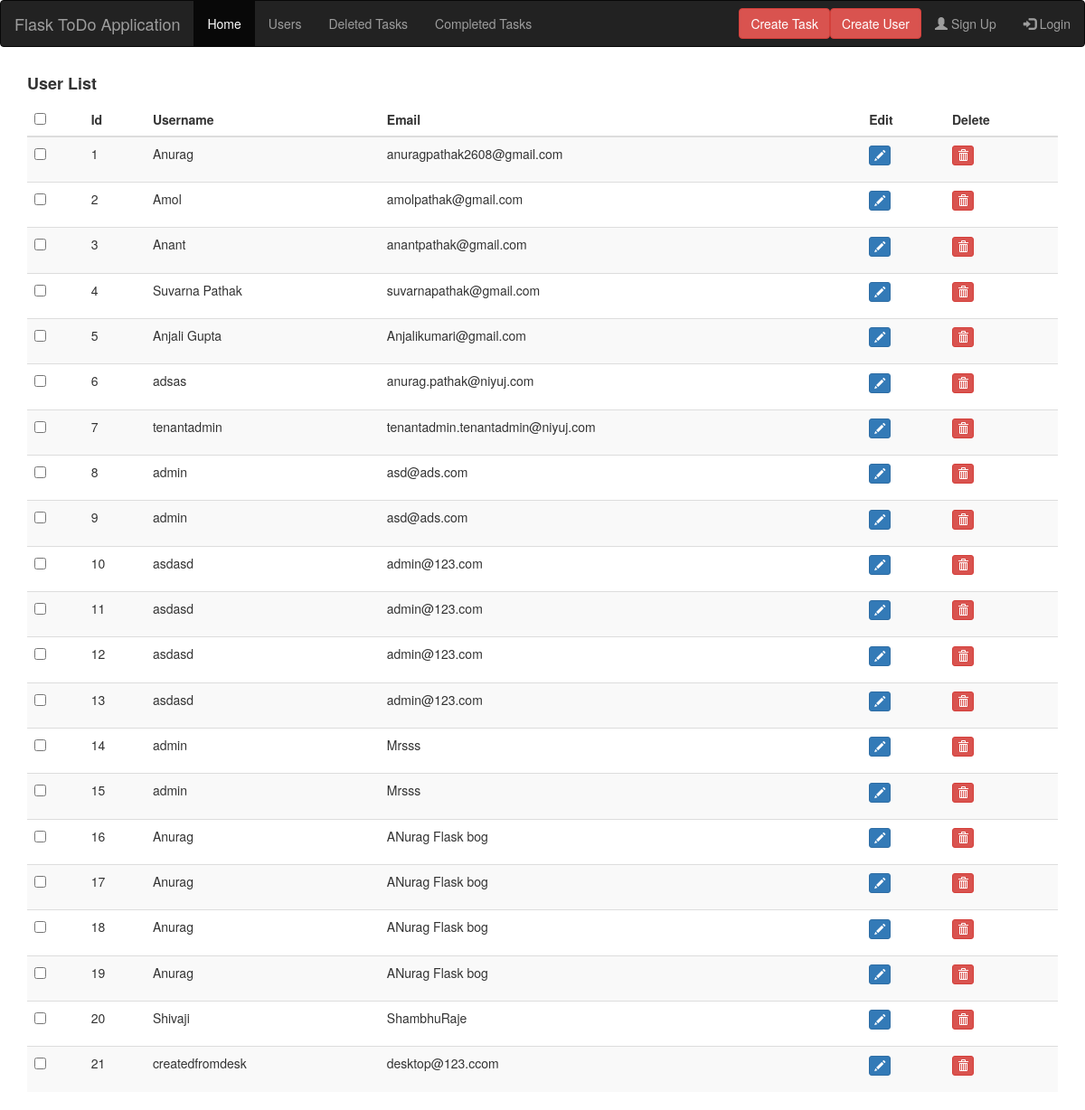
Screenshot of /users with the database file from the repository.
### models.py (models this page shows, shortened)
class Users(Base):
    __tablename__ = "users"
    uid = Column("uid", Integer, nullable=False, primary_key=True, autoincrement=True)
    uname = Column("uname", String(30), nullable=False)
    uemail = Column("uemail", String(50))
    def serialize(self):
        return {
            "id": self.uid,
            "name": self.uname,
            "email": self.uemail
        }

### app.py (the view)
@app.route("/users")
def get_all_users():
    get_all_user_object = db_session.query(Users).all()
    if get_all_user_object == []:
        return '<h1>no user found</h1>'
    all_users_list = []
    for users in get_all_user_object:
        all_users_list.append(users.serialize())
    return render_template('users.html', title='Users', all_users_list=all_users_list)

### templates/users.html (shortened to what this page needs)
{%extends "layout.html" %}
{% block content %}
<h4><b>User List</b></h4>
<thead>
<th><input type="checkbox" id="checkall"/></th>
<th>Id</th>
<th>Username</th>
<th>Email</th>
<th>Edit</th>
<th>Delete</th>
</thead>
<tbody>
{% for user in all_users_list %}
<tr>
    <th><input type="checkbox" id='task.id'/></th>
    <td>{{ user.id }}</td>
    <td>{{ user.name  }}</td>
    <td>{{ user.email  }}</td>
    <td>
        <p data-placement="top" data-toggle="tooltip" title="Edit">
            <button class="btn btn-primary btn-xs" data-title="Edit" data-toggle="modal"
                    data-target="#edit"><span class="glyphicon glyphicon-pencil"></span></button>
        </p>
    </td>
    <td>
        <p data-placement="top" data-toggle="tooltip" title="Delete">
            <button class="btn btn-danger btn-xs" data-title="Delete" data-toggle="modal"
                    data-target="#delete"><span class="glyphicon glyphicon-trash"></span></button>
        </p>
    </td>
</tr>
{% endfor %}
</tbody>
</div>
</div>
</div>
</div>
{% endblock content %}s

### rows the page displays
Users: id "1", name "Anurag", email "anuragpathak2608@gmail.com"
Users: id "2", name "Amol", email "amolpathak@gmail.com"
Users: id "3", name "Anant", email "anantpathak@gmail.com"
Users: id "4", name "Suvarna Pathak", email "suvarnapathak@gmail.com"
Users: id "5", name "Anjali Gupta", email "Anjalikumari@gmail.com"
Users: id "6", name "adsas", email "anurag.pathak@niyuj.com"
Users: id "7", name "tenantadmin", email "tenantadmin.tenantadmin@niyuj.com"
Users: id "8", name "admin", email "asd@ads.com"
Users: id "9", name "admin", email "asd@ads.com"
Users: id "10", name "asdasd", email "admin@123.com"
Users: id "11", name "asdasd", email "admin@123.com"
Users: id "12", name "asdasd", email "admin@123.com"
Users: id "13", name "asdasd", email "admin@123.com"
Users: id "14", name "admin", email "Mrsss"
Users: id "15", name "admin", email "Mrsss"
Users: id "16", name "Anurag", email "ANurag Flask bog"
Users: id "17", name "Anurag", email "ANurag Flask bog"
Users: id "18", name "Anurag", email "ANurag Flask bog"
Users: id "19", name "Anurag", email "ANurag Flask bog"
Users: id "20", name "Shivaji", email "ShambhuRaje"
Users: id "21", name "createdfromdesk", email "desktop@123.ccom"
